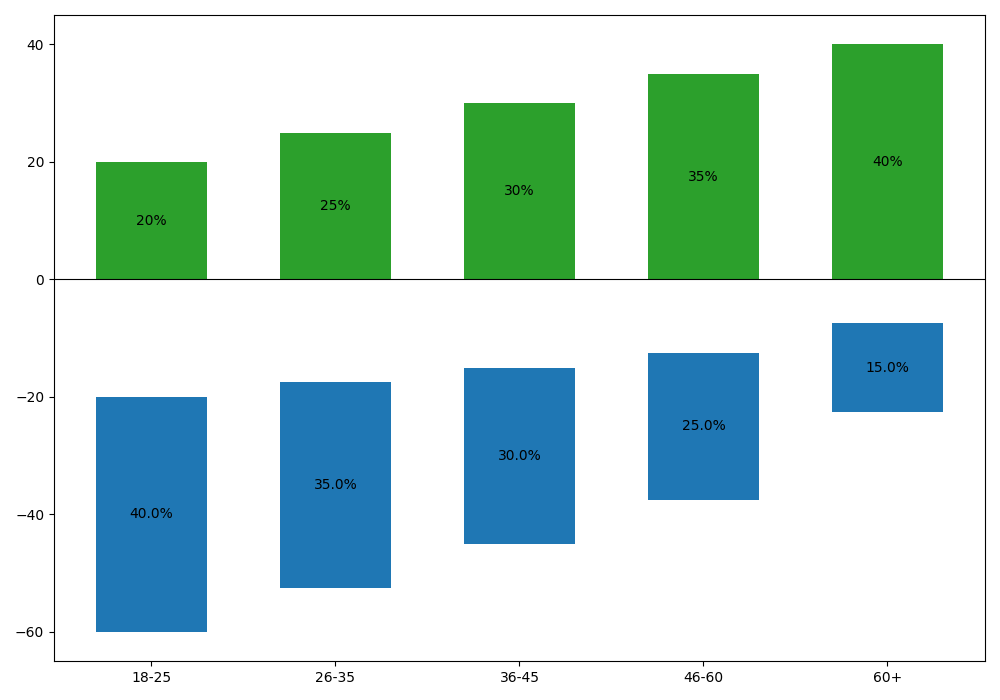

Source code (Python):
import matplotlib.pyplot as plt
import numpy as np

age_labels = ['18-25', '26-35', '36-45', '46-60', '60+']

coffee_data = np.array([40, 35, 30, 25, 15])
tea_data = np.array([20, 25, 30, 35, 40])

fig, ax = plt.subplots(figsize=(10, 7))
bar_width = 0.6
positions = np.arange(len(age_labels))

coffee_offset = -coffee_data / 2
tea_offset = np.zeros_like(tea_data)

ax.bar(positions, -coffee_data, bar_width, bottom=coffee_offset, color='#1f77b4')  # Coffee: Blue
ax.bar(positions, tea_data, bar_width, bottom=tea_offset, color='#2ca02c')  # Tea: Green

for bars in ax.containers:
    for bar in bars:
        height = bar.get_height()
        ax.annotate(f'{abs(height)}%',
                    xy=(bar.get_x() + bar.get_width() / 2, (bar.get_y() + bar.get_y() + height) / 2),
                    xytext=(0, 0), 
                    textcoords='offset points',
                    ha='center', va='center', fontsize=10, color='black')

ax.set_xticks(positions)
ax.set_xticklabels(age_labels)

plt.axhline(y=0, color='black', linewidth=0.8)
plt.tight_layout()
plt.show()
